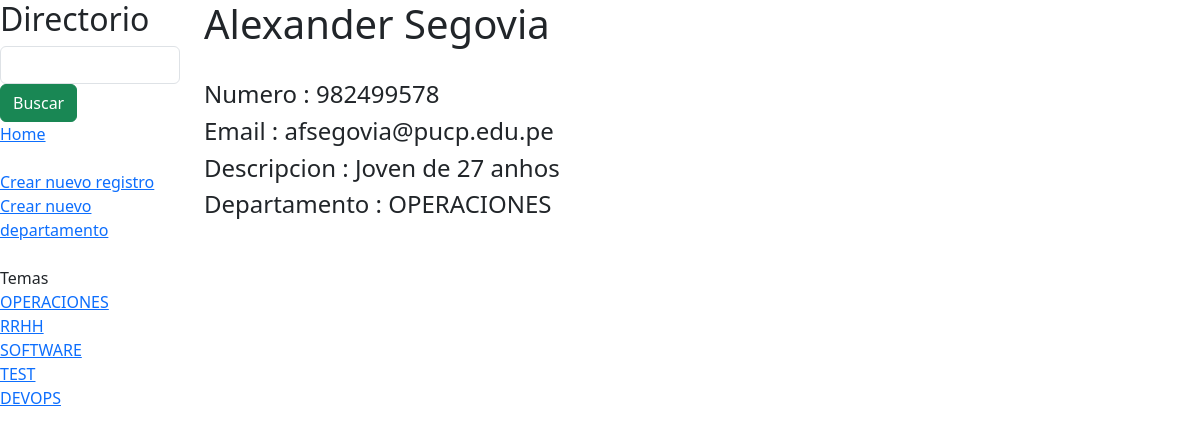
Page /app3/vistaUsuario/1 on the committed database.
### app3/models.py (models this page shows)
class departamento(models.Model):
    nombreDepartamento = models.CharField(max_length=48, null=True, blank=True)
    descripcionDepartamento = models.CharField(max_length=256, null=True, blank=True)

class persona(models.Model):
    nombre = models.CharField(max_length=32, null=True, blank=True)
    apellido = models.CharField(max_length=32, null=True, blank=True)
    numero = models.CharField(max_length=24, null=True, blank=True)
    email = models.CharField(max_length=48, null=True, blank=True)
    descripcion = models.CharField(max_length=256, null=True, blank=True)
    depaRelacionado = models.ForeignKey(departamento, null=True, blank=True, on_delete=models.SET_NULL)

### app3/views.py (the view)
# urls.py: path('vistaUsuario/<str:idPersona>',views.vistaUsuario,name='vistaUsuario')
def vistaUsuario(request,idPersona):
    listaDepartamentos = departamento.objects.all().order_by('id')
    objPersona = persona.objects.get(id=idPersona)
    return render(request,'vistaUsuario.html',{
        'listaDepartamentos':listaDepartamentos,
        'objPersona':objPersona,
    })

### app3/templates/vistaUsuario.html (shortened to what this page needs)
{% extends "layout.html" %}
{% block contenido %}
    <h1>{{ objPersona.nombre }} {{ objPersona.apellido }}</h1>
    <br>
    <div>
        <h4>Numero : {{ objPersona.numero }}</h4>
    </div>
    <div>
        <h4>Email : {{ objPersona.email }}</h4>
    </div>
    <div>
        <h4>Descripcion : {{ objPersona.descripcion }}</h4>
    </div>
    <div>
        <h4>Departamento : {{ objPersona.depaRelacionado.nombreDepartamento }}</h4>
    </div>
{% endblock %}

### app3/templates/layout.html (shortened to what this page needs)
{% load static %}
<!DOCTYPE html>
<html>
    <head>
        <link href="https://cdn.jsdelivr.net/npm/bootstrap@5.3.0/dist/css/bootstrap.min.css" rel="stylesheet">
    </head>
    <body>
        <div class="row">
            <div class="col-lg-2" >
                <h2>Directorio</h2>
                <form>
                    <input type="text" class="form-control">
                    <input type="submit" class="btn btn-success" value="Buscar">
                </form>
                <div>
                    <a href="{% url 'app3:directorio' %}">Home</a>
                </div>
                <br>
                <div>
                    <a href="{% url 'app3:nuevoRegistro' %}">Crear nuevo registro</a>
                </div>
                <div>
                    <a href="{% url 'app3:nuevoDepartamento' %}">Crear nuevo departamento</a>
                </div>
                <br>
				Temas
                {% for departamentoInfo in listaDepartamentos %}
                <div>
                    <a href="{% url 'app3:vistaDepartamento' departamentoInfo.id %}">{{ departamentoInfo.nombreDepartamento }}</a>
                </div>
                {% endfor %}
            </div>
            <div class="col-lg-10">
                {% block contenido %}
                {% endblock %}
            </div>
        </div>
    </body>
</html>

### rows in the picture
departamento: nombreDepartamento "OPERACIONES"
departamento: nombreDepartamento "RRHH"
departamento: nombreDepartamento "SOFTWARE"
departamento: nombreDepartamento "TEST"
departamento: nombreDepartamento "DEVOPS"
persona: numero "982499578", email "afsegovia@pucp.edu.pe", descripcion "Joven de 27 anhos", depaRelacionado.nombreDepartamento "OPERACIONES"
